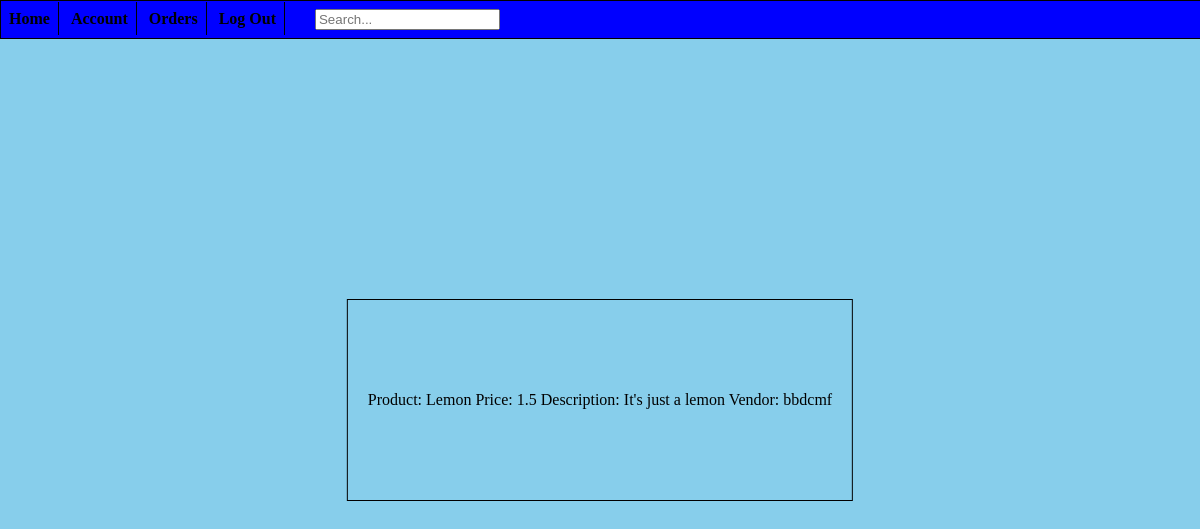
Page /purchase.php?id=1 (signed in) on the committed database.
### tables this page shows
CREATE TABLE `shop` (
  `productID` int NOT NULL,
  `userID` int NOT NULL,
  `item` varchar(255) NOT NULL,
  `price` float(7,2) NOT NULL,
  `description` varchar(255) NOT NULL,
  `quantity` int NOT NULL,
  `imgPath` varchar(255) NOT NULL
);

CREATE TABLE `users` (
  `id` int NOT NULL,
  `username` varchar(255) NOT NULL,
  `password` varbinary(32) NOT NULL
);

### purchase.php (the view, shortened to what this page needs)
<?php
require('header.php');
if(isset($_SESSION['isLoggedInToLemonShop']) and $_SESSION['isLoggedInToLemonShop'] == true){
	echo("<div class='purchaseDiv'>");
	$productID = $_GET['id'];
	$stmt = $db->prepare("SELECT * FROM shop WHERE productID = ?");
	$stmt->bind_param("i", $productID);
	$stmt->execute();
	$result = $stmt->get_result();
	$row = $result->fetch_assoc();
	$productID = $row['productID'];
	$productName = $row['item'];
	$price = $row['price'];
	$desc = $row['description'];
	$stmt = $db->prepare("SELECT u.* FROM users u WHERE EXISTS (SELECT NULL FROM shop s WHERE u.id = s.userID AND s.productID = ?)");
	$stmt->bind_param("i", $productID);
	$stmt->execute();
	$result = $stmt->get_result();
	$row = $result->fetch_assoc();
	$vendor = $row['username'];
	echo("Product: " . $productName . " Price: " . $price . " Description: " . $desc . " Vendor: " . $vendor);
	echo('</div></body></html>');
}
?>

### css/project.css (style rules this page uses)
body { margin:0; height: 100%; background:skyblue; overflow-x: hidden; }
.purchaseDiv { height: 200px; border: 1px solid black; text-align: center; padding-left: 20px; padding-right: 20px; display: flex; justify-content: center; align-items: center; position: absolute; top: 50%; left: 50%; transform: translate(-50%, -50%); }

### rows in the picture
shop: item "Lemon", price "1.5", description "It's just a lemon"
users: username "bbdcmf"
